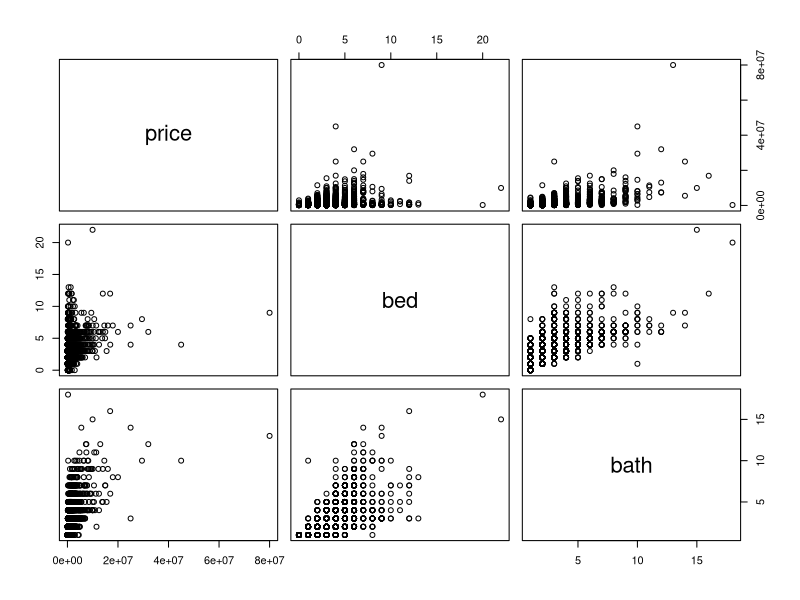
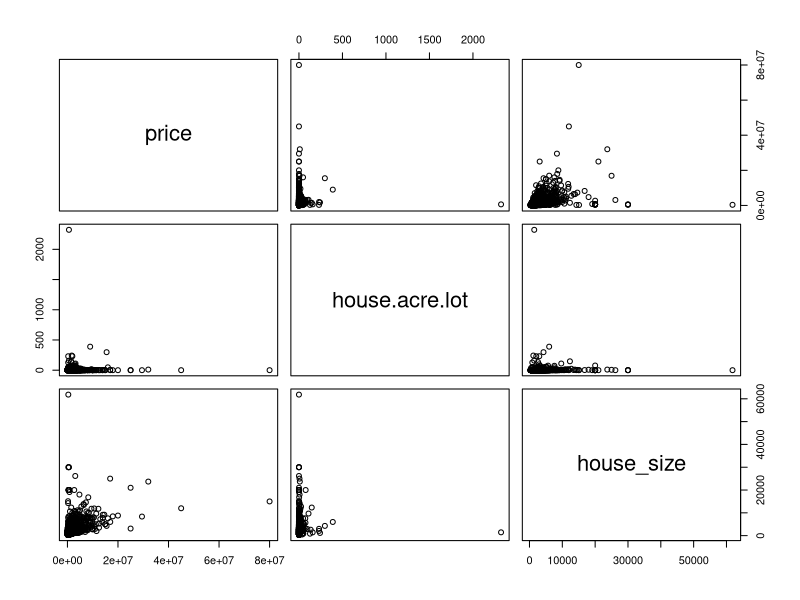
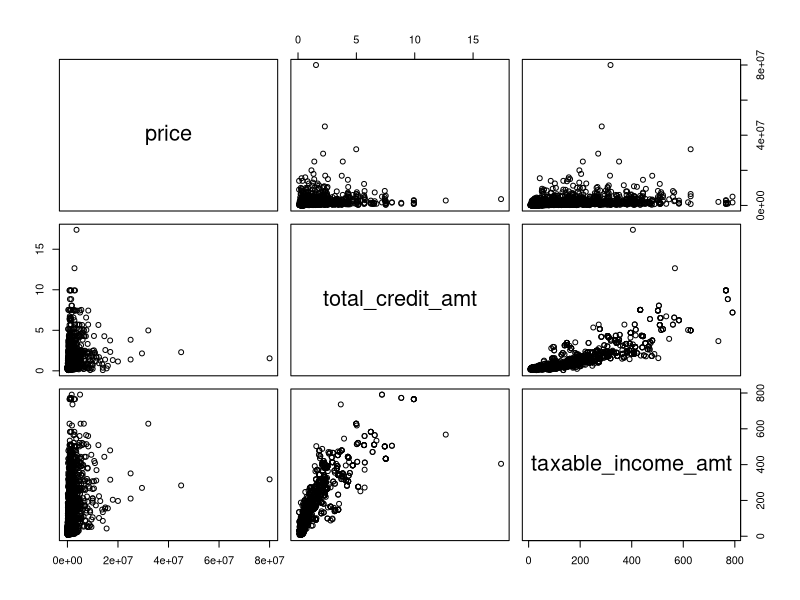
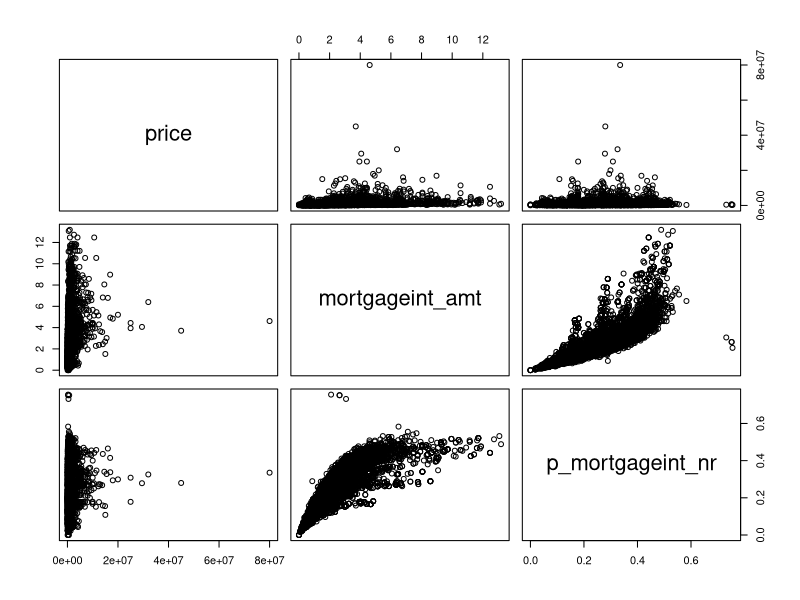
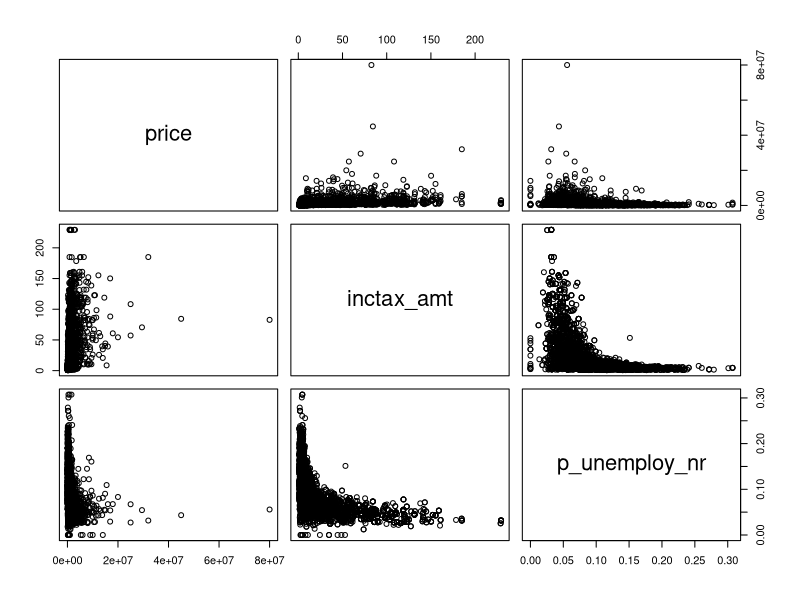
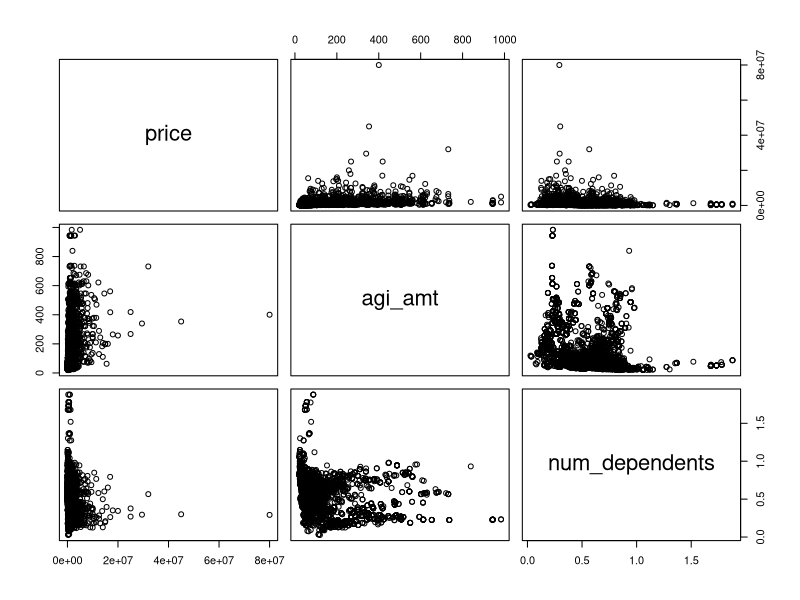
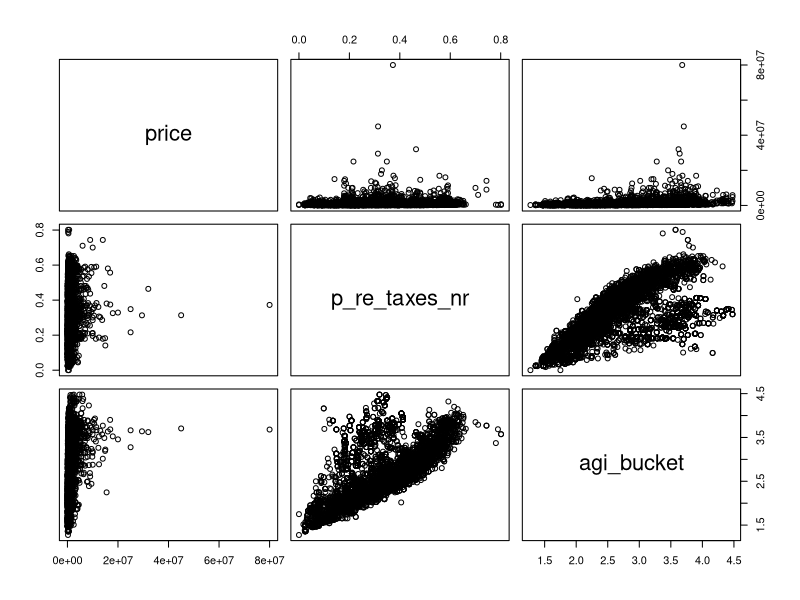
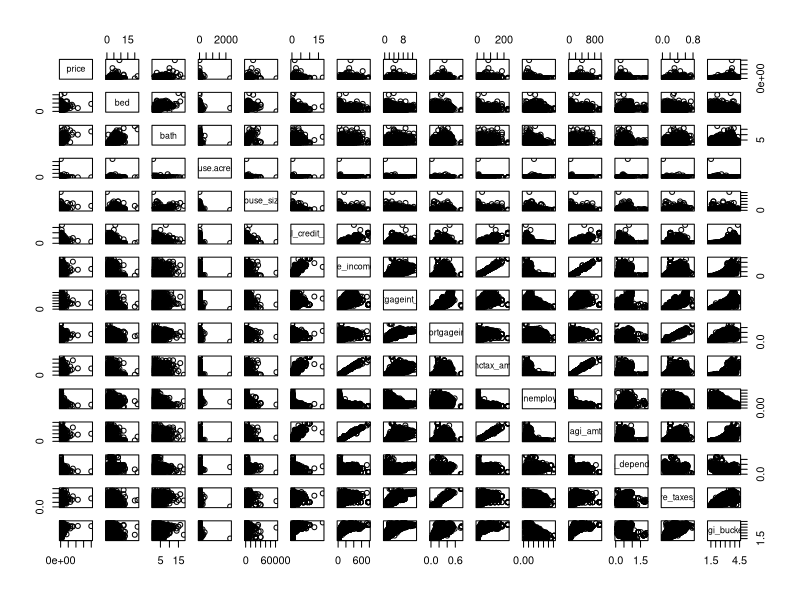

The R source for these figures, in order:
## ---- chunk 1
knitr::opts_chunk$set(echo = TRUE)
library(dplyr)
## ---- chunk 2

data <- read.csv("../Data/merged_data_vF.csv")  

subData = data[,c(4,5,6,9,14,18,19,20,21,22,23,24,25,26,27)]
head(subData)
summary(subData)

## ---- chunk 3
data1 = subData[c(1,2,3)]
data2 = subData[c(1,4,5)]
data3 = subData[c(1,6,7)]
data4 = subData[c(1,8,9)]
data5 = subData[c(1,10,11)]
data6 = subData[c(1,12,13)]
data7 = subData[c(1,14,15)]
pairs(data1)
pairs(data2)
pairs(data3)
pairs(data4)
pairs(data5)
pairs(data6)
pairs(data7)

## ---- chunk 4
pairs(subData)
## ---- chunk 5
cormat = round(cor(subData),2)
cormat

## ---- chunk 6
library(reshape2)
melted_cormat <- melt(cormat)
head(melted_cormat)

## ---- chunk 7
library(ggplot2)
ggplot(data = melted_cormat, aes(x=Var1, y=Var2, fill=value))+ 
  geom_tile()+theme(axis.text.x = element_text(angle = 90, vjust = 0.5, hjust=1))

## ---- chunk 8
head(subData)

## ---- chunk 9
corPrice_creditAmt = cor(subData$total_credit_amt,subData$price)
sprintf("cor price and total_credit_amt: %f",corPrice_creditAmt)

corPrice_taxIncome = cor(subData$taxable_income_amt,subData$price)
sprintf("cor price and taxable_income_amt: %f",corPrice_taxIncome)

corPrice_mortAmt = cor(subData$mortgageint_amt,subData$price)
sprintf("cor price and mortgageint_amt: %f",corPrice_mortAmt)

corPrice_pMort = cor(subData$p_mortgageint_nr,subData$price)
sprintf("cor price and p_mortgageint_nr: %f",corPrice_pMort)

corPrice_incomeTax = cor(subData$inctax_amt,subData$price)
sprintf("cor price and inctax_amt: %f",corPrice_incomeTax)

corPrice_pUnemp = cor(subData$p_unemploy_nr,subData$price)
sprintf("cor price and p_unemploy_nr: %f",corPrice_pUnemp)

corPrice_agiAmt = cor(subData$agi_amt,subData$price)
sprintf("cor price and agi_amt: %f",corPrice_agiAmt)

corPrice_numDep = cor(subData$num_dependents,subData$price)
sprintf("cor price and num_dependents: %f",corPrice_numDep)

corPrice_pReTax = cor(subData$p_re_taxes_nr,subData$price)
sprintf("cor price and p_re_taxes_nr: %f",corPrice_pReTax)

corPrice_agiBucket = cor(subData$agi_bucket,subData$price)
sprintf("cor price and agi_bucket: %f",corPrice_agiBucket)

corPrice_bed = cor(subData$bed,subData$price)
sprintf("cor price and bed: %f",corPrice_bed)

corPrice_houseSize = cor(subData$house_size,subData$price)
sprintf("cor price and house_size: %f",corPrice_houseSize)

corPrice_houseAcre = cor(subData$house.acre.lot,subData$price)
sprintf("cor price and house_acre_lot: %f",corPrice_houseAcre)

corPrice_bath = cor(subData$bath,subData$price)
sprintf("cor price and bath: %f",corPrice_bath)
## ---- chunk 10
par(mfrow=c(2,3))
boxplot(subData$price,main="price")
boxplot(subData$total_credit_amt,main="total_credit_amt")
boxplot(subData$taxable_income_amt,main="taxable_income_amt")
boxplot(subData$mortgageint_amt,main="mortgageint_amt")
boxplot(subData$p_mortgageint_nr,main="p_mortgageint_nr")
boxplot(subData$inctax_amt,main="inctax_amt")
## ---- chunk 11
par(mfrow=c(2,3))
boxplot(subData$agi_amt,main="agi_amt")
boxplot(subData$num_dependents,main="num_dependents")
boxplot(subData$p_re_taxes_nr,main="p_re_taxes_nr")
boxplot(subData$agi_bucket,main="agi_bucket")
boxplot(subData$bed,main="bed")
boxplot(subData$house_size,main="house_size")
## ---- chunk 12
par(mfrow=c(2,3))
boxplot(subData$house.acre.lot,main="house_acre_lot")
boxplot(subData$bath,main="bath")
